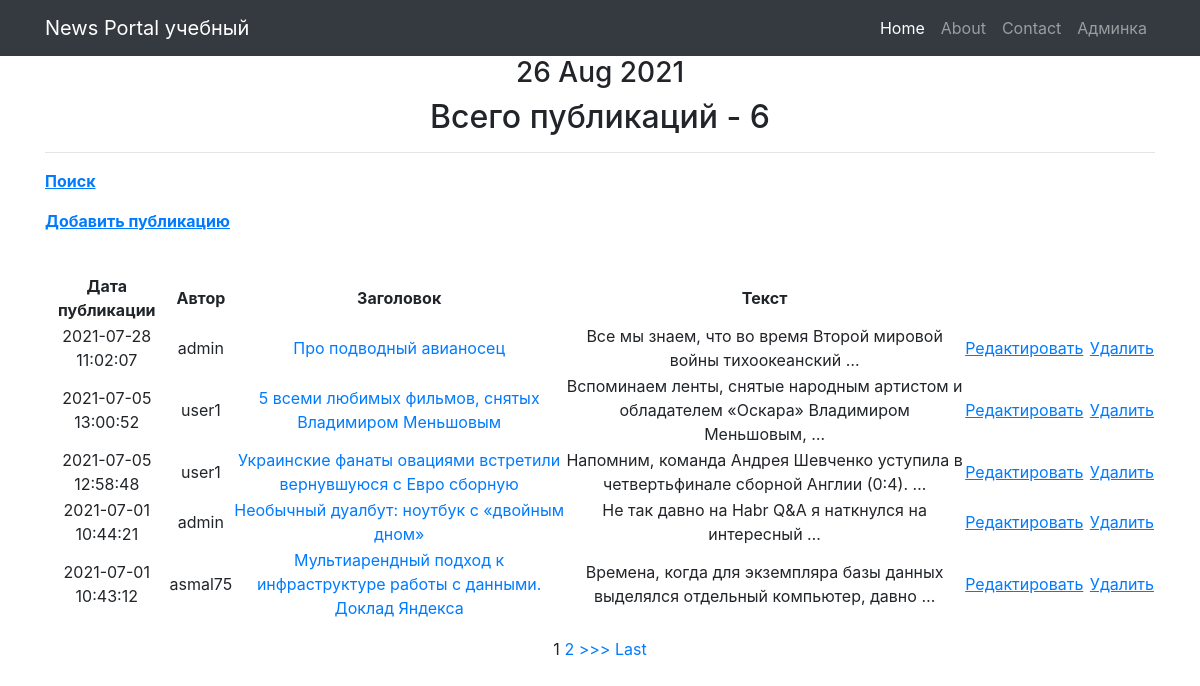
Page /news/ on the committed database.
### newapp/models.py (models this page shows, shortened)
class Post(models.Model):
    post = "PO"
    new = "NE"
    POST_NEW = [(post, "статья"), (new,"новость")]
    new_post = models.CharField(max_length = 2, choices = POST_NEW, default = post, verbose_name="Тип")
    time_in_new_post = models.DateTimeField(auto_now_add=True, verbose_name="Дата публикации")
    title = models.CharField(max_length=150, verbose_name="Заголовок", null=False)
    content_new_post = models.TextField(null=False, verbose_name="Текст",)
    rating_new_post = models.FloatField(default=0.0, verbose_name="Рейтинг")
    photo = models.ImageField(upload_to='photos/%Y/%m/%d', verbose_name="Фото", blank=True)
    is_published = models.BooleanField(default=False, verbose_name="Опубликовано")
    updated_at = models.DateTimeField(auto_now=True, null=True, verbose_name="Обновлено")
    category = models.ManyToManyField(Category, through='PostCategory')
    author = models.ForeignKey(Author, on_delete=models.CASCADE)
    class Meta:
        verbose_name = 'Публикация'
        verbose_name_plural = 'Публикации'

class Author(models.Model):
    author = models.OneToOneField(User, on_delete=models.CASCADE)
    author_rating = models.FloatField(default=0.0)
    class Meta:
        verbose_name = 'Автор'
        verbose_name_plural = 'Авторы'

### newapp/views.py (the view, shortened to what this page needs)
# urls.py: path('', PostsList.as_view()),
class PostsList(ListView):
    model = Post  # указываем модель, объекты которой мы будем выводить
    template_name = 'posts.html'
    context_object_name = 'posts'  # это имя списка, в котором будут лежать все объекты, его надо указать, чтобы обратиться к с
    ordering = ['-time_in_new_post']
    paginate_by = 5
    form_class = PostForm
    def get_filter(self):
        return PostFilter(self.request.GET, queryset=super().get_queryset())
    def get_queryset(self):
        return self.get_filter().qs
    def get_context_data(self, **kwargs):
        context = super().get_context_data(**kwargs)
        context['filter'] = PostFilter(self.request.GET, queryset=self.get_queryset())
        context['time_now'] = datetime.utcnow()
        context['form'] = PostForm()
        context['all_posts'] = len(Post.objects.all())       #общее  количество постов
        return context

### newapp/templatetags/censor.py (called while the page is built)
@register.filter(name='censor')
def censor(value, arg):  # value|censor:arg
    bad_words = {
        'дурак',
        'дура',
        'сука',
        'жопа',
    }
    list_value = value.split(' ')
    for bad_word in bad_words:
        for i in range(len(list_value)):
            if bad_word in list_value[i].lower():
                list_value[i] = arg
    return ' '.join(list_value)

### templates/posts.html (shortened to what this page needs)
{% extends 'flatpages/default.html' %}
{% load censor %}
{% block content %}
<h3>{{ time_now|date:'d M Y' }}</h3>
<h2>Всего публикаций - {{all_posts}} </h2>
<hr>
        <p align="left"><a href="{% url 'post_search.html' %}"> <u><strong> Поиск </strong></u></a>
        <p align="left"> <a href="{% url 'post_create.html' %}"> <u><strong> Добавить публикацию </strong></u></a>
{% if posts %}
    <table>
        <th>Дата публикации</th><th>Автор</th><th>Заголовок</th><th>Текст</th>
        <br>
        {% for post in object_list %}
             <tr>
                <td>{{ post.time_in_new_post|date:'Y-m-d H:i:s' }}</td>
                <td>{{ post.author.author }}</td>
                <td><a href="{% url 'post_detail' post.id %}">{{ post.title|censor:'@#%&$'|truncatewords:10 }}</a></td>
                <td>{{ post.content_new_post|truncatewords:10|censor:'@#%&$' }}</td>
                <td><a href="{% url 'post_update' post.id %}"><u>Редактировать</u></a><a>&nbsp;</a></td>
                <td><a href="{% url 'post_delete' post.id %}"><u>Удалить</u></a></td>
             </tr>
        {% endfor %}
    </table>
    {% if is_paginated %}
    {% for num in page_obj.paginator.page_range %}
        {% if page_obj.number == num %}
            <a>{{ num }}</a>
        {% elif num > page_obj.number|add:'-3' and num < page_obj.number|add:'3' %}
            <a href="?page={{ num }}">{{ num }}</a>
        {% endif %}
    {% endfor %}
    {% if page_obj.has_next %}
        <a href="?page={{ page_obj.next_page_number }}">>>></a>
        <a href="?page={{ page_obj.paginator.num_pages}}">Last</a>
    {% endif %}
  {% endif %}
{% else %}
    <h3>Новостей нет</h3>
{% endif %}
{% endblock content %}

### templates/flatpages/default.html (shortened to what this page needs)
{% load static %}
<!DOCTYPE html>
<head>
  <link href="{% static 'vendor/bootstrap/css/bootstrap.min.css' %}" rel="stylesheet">
</head>
<body>
  <nav class="navbar navbar-expand-lg navbar-dark bg-dark static-top">
    <div class="container">
      <a class="navbar-brand" href="#">News Portal учебный</a>
      <div class="collapse navbar-collapse" id="navbarResponsive">
        <ul class="navbar-nav ml-auto">
          <li class="nav-item active">
            <a class="nav-link" href="/news"> Home <span class="sr-only">(current)</span></a>
          </li>
          <li class="nav-item">
            <a class="nav-link" href='/about/'>About</a>
          </li>
          <li class="nav-item">
            <a class="nav-link" href="/contact/">Contact</a>
          </li>
           <li class="nav-item">
            <a class="nav-link" href="/admin/">Админка</a>
          </li>
        </ul>
      </div>
    </div>
  </nav>
  <div class="container">
    <div class="row">
      <div class="col-lg-12 text-center">
       {% block content %}{% endblock content %}
      </div>
    </div>
  </div>
</body>
</html>

### rows in the picture
Post: time_in_new_post "2021-07-28 11:02:07", author.author "admin", title|censor "Про подводный авианосец", content_new_post|censor "Все мы знаем, что во время Второй мировой войны тихоокеанский …"
Post: time_in_new_post "2021-07-05 13:00:52", author.author "user1", title|censor "5 всеми любимых фильмов, снятых Владимиром Меньшовым", content_new_post|censor "Вспоминаем ленты, снятые народным артистом и обладателем «Оскара» Владимиром Меньшовым, …"
Post: time_in_new_post "2021-07-05 12:58:48", author.author "user1", title|censor "Украинские фанаты овациями встретили вернувшуюся с Евро сборную", content_new_post|censor "Напомним, команда Андрея Шевченко уступила в четвертьфинале сборной Англии (0:4). …"
Post: time_in_new_post "2021-07-01 10:44:21", author.author "admin", title|censor "Необычный дуалбут: ноутбук с «двойным дном»", content_new_post|censor "Не так давно на Habr Q&A я наткнулся на интересный …"
Post: time_in_new_post "2021-07-01 10:43:12", author.author "asmal75", title|censor "Мультиарендный подход к инфраструктуре работы с данными. Доклад Яндекса", content_new_post|censor "Времена, когда для экземпляра базы данных выделялся отдельный компьютер, давно …"

### other values in the picture
{{ time_now|date:'d M Y' }} "26 Aug 2021"
{{ all_posts }} "6"
{{ num }} "1"
{{ num }} "2"
